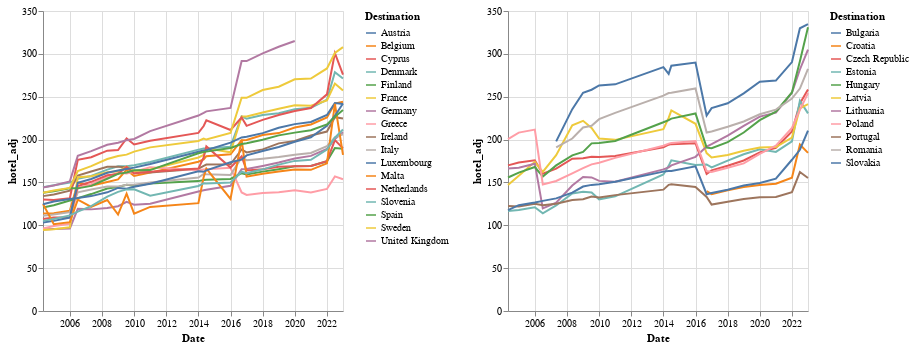

Here is the notebook cell this chart was saved with:
### Code cell
#selection = alt.selection_point(fields=['Destination'], bind='legend')

variable = "hotel_adj"

min_year = alt.Chart(df_adjusted.query("Destination.isin(@rising)")).mark_line().encode(
    x = "Date",
    y = variable,
    color = "Destination",
    tooltip = ["Destination", "Date"],
)
max_year = alt.Chart(df_adjusted.query("~Destination.isin(@rising)")).mark_line().encode(
    x = "Date",
    y = variable,
    color = "Destination",
    tooltip = ["Destination", "Date"],
   
)

alt.hconcat(
    min_year, max_year
).resolve_scale(
    color='independent'
)

### Figure 1 — Vega-Lite specification as saved in the notebook (floating-point values rounded to 4 significant figures; data arrays with more than 128 entries replaced by an {"elided": "..."} marker saying what was removed)
{"config": {"view": {"continuousWidth": 300, "continuousHeight": 300}}, "hconcat": [{"data": {"name": "data-428679ce083032a0020ee3eac0c2519a"}, "mark": {"type": "line"}, "encoding": {"color": {"field": "Destination", "type": "nominal"}, "tooltip": [{"field": "Destination", "type": "nominal"}, {"field": "Date", "type": "temporal"}], "x": {"field": "Date", "type": "temporal"}, "y": {"field": "hotel_adj", "type": "quantitative"}}}, {"data": {"name": "data-04b7e3abfff10f6c319c2c738d2e98ee"}, "mark": {"type": "line"}, "encoding": {"color": {"field": "Destination", "type": "nominal"}, "tooltip": [{"field": "Destination", "type": "nominal"}, {"field": "Date", "type": "temporal"}], "x": {"field": "Date", "type": "temporal"}, "y": {"field": "hotel_adj", "type": "quantitative"}}}], "resolve": {"scale": {"color": "independent"}}, "$schema": "https://vega.github.io/schema/vega-lite/v5.16.3.json", "datasets": {"data-428679ce083032a0020ee3eac0c2519a": {"elided": "391 records"}, "data-04b7e3abfff10f6c319c2c738d2e98ee": {"elided": "231 records"}}}
